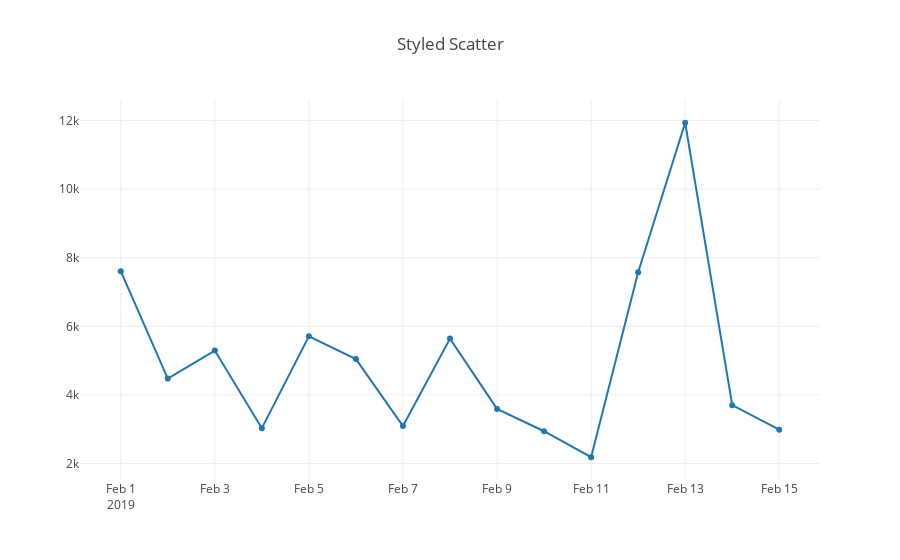

Notebook cell for this chart:
### Code cell
data = [trace]

layout = dict(title = 'Styled Scatter',
              yaxis = dict(zeroline = False),
              xaxis = dict(zeroline = False)
             )

fig = dict(data=data, layout=layout)
iplot(fig, filename='styled-scatter')

### Figure 1 — Plotly figure (JSON) as saved in the notebook; plotly's stock layout.template omitted (floating-point values rounded to 4 significant figures)
{"data": [{"type": "scatter", "uid": "982abedc-5ef9-4a8d-bb2e-4a4f86e30489", "x": ["2019-02-01", "2019-02-02", "2019-02-03", "2019-02-04", "2019-02-05", "2019-02-06", "2019-02-07", "2019-02-08", "2019-02-09", "2019-02-10", "2019-02-11", "2019-02-12", "2019-02-13", "2019-02-14", "2019-02-15"], "y": [7607.0, 4477.0, 5293.0, 3032.0, 5707.0, 5044.0, 3095.0, 5642.0, 3592.0, 2942.0, 2184.0, 7578.0, 11930.0, 3701.0, 2987.0]}], "layout": {"title": {"text": "Styled Scatter"}, "xaxis": {"zeroline": false}, "yaxis": {"zeroline": false}}}
